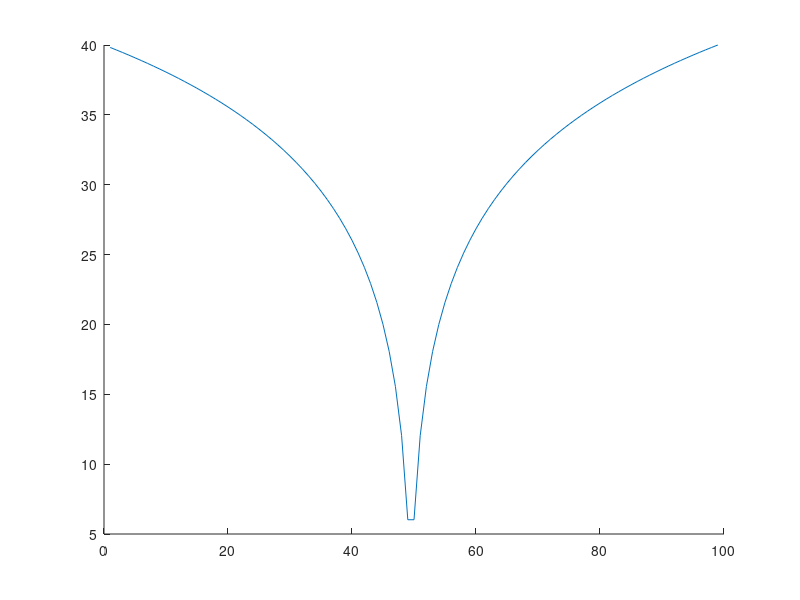
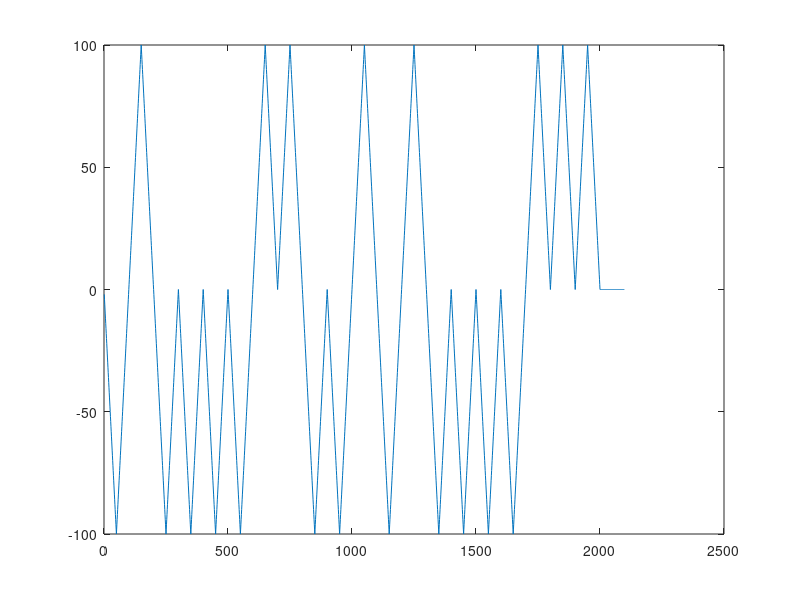

MATLAB code to generate these figures, in order:
%% Signals and Systems Matlab Homework #6
%% Introduction
% * Author:                   Will Burgess, 
% * Class:                    ESE 351
% * Date:                     Created 3/25/2024, Last Edited 2/2/2024
%% Housekeeping
close all
clear
clc
%% Part  1: Create Binary PAM System
%% Generate Input Signal and Add Noise Factor
Tp = 0.1;
Ts = 100;
dt = Tp/50;

Fs = 1/dt;
maxTime = Tp;
sampleTimes = 0:1/Fs:maxTime;

x = round(rand(1,length(sampleTimes)));
x(x==0) = -1;
n = randn(1,length(x));

sigma = 1;

n = n * sigma;

r = x + n;

rect = ones(1,50);

pulse = 2 * conv(rect, rect);

pulse_fft = fftshift(pulse);

figure, hold on
% subplot(3,1,1),stem(x);
% subplot(3,1,2),plot(n);
% subplot(3,1,3),plot(r); 
%stem(pulse);
plot(mag2db(abs(pulse_fft)));
hold off

N = 20;
xn = 2 * ((rand(1, N) > 0.5) - 0.5);
a = 0;
imp_train = zeros(1,N*Ts);
for k = 1:length(imp_train)
    if mod(k - 1, Ts) == 0
    a = a+1;
    imp_train(k) = xn(a);
    else
    imp_train(k) = 0;    
    end
end


y = conv(imp_train,pulse);

figure,plot(y)
% figure, subplot (2,1,1),plot(y)
% subplot(2,1,2),plot(xn)
%% Part 2: Performance Test
